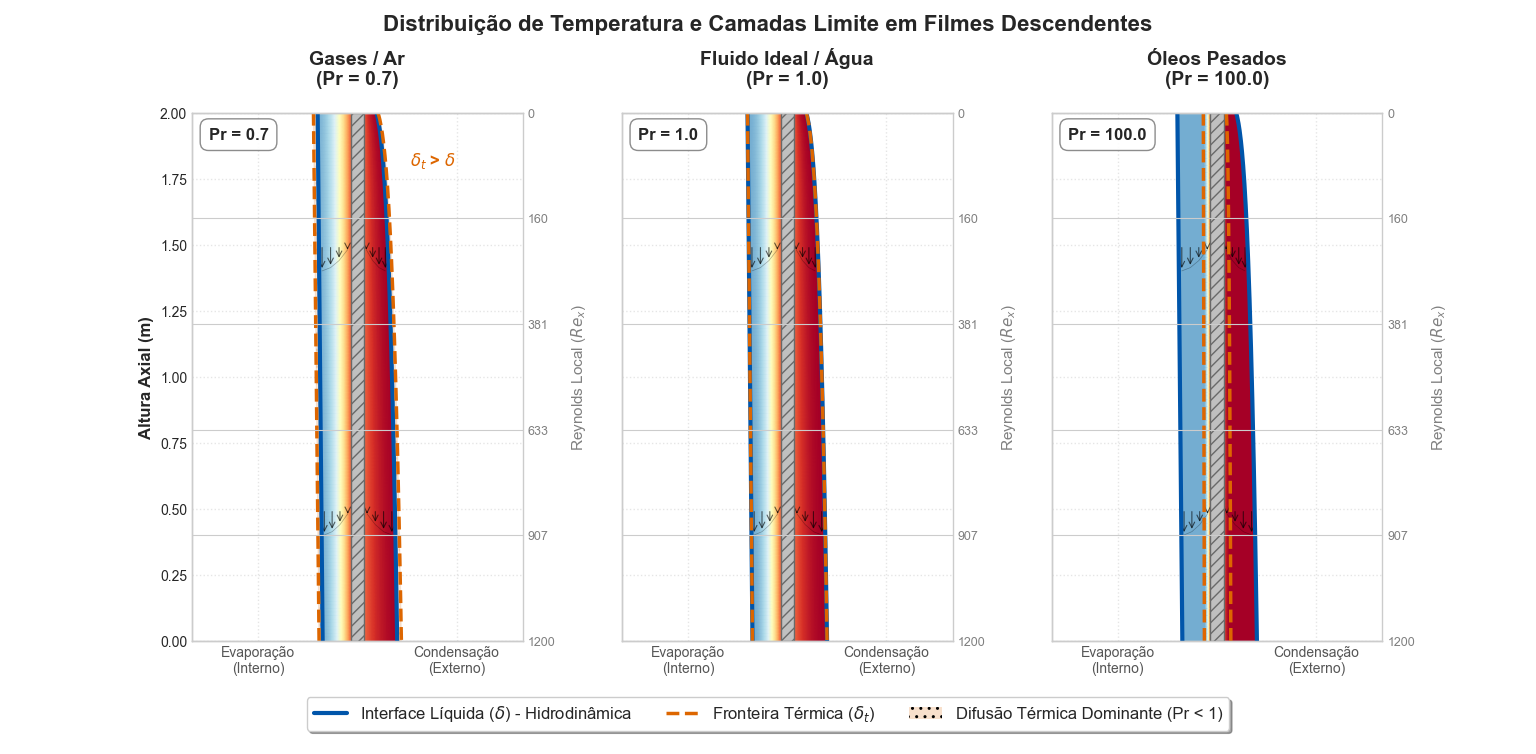

Reproduce this figure in Python.
# -*- coding: utf-8 -*-
"""
SIMULAÇÃO NUMÉRICA DE TRANSFERÊNCIA DE CALOR E MASSA EM FILMES DESCENDENTES

Assunto: Análise da influência do Número de Prandtl nos perfis de camada limite.
Referência Teórica: Fang, J., Li, K., & Diao, M. (2019). "Establishment of the falling film 
evaporation model and correlation of the overall heat transfer coefficient". 
Royal Society Open Science.

Descrição:
O presente algoritmo modela os perfis de temperatura e velocidade em um tubo de evaporação/condensação.
As equações de transporte (Nusselt para hidrodinâmica e correlações empíricas para térmica) são 
resolvidas para determinar as espessuras das camadas limite (delta e delta_t) e a distribuição
de temperatura bidimensional.
"""

import numpy as np
import matplotlib.pyplot as plt
from matplotlib.patches import Rectangle
from matplotlib.lines import Line2D

# Configuração de estilo gráfico para padrão de publicação
try:
    plt.style.use('seaborn-v0_8-whitegrid')
except OSError:
    plt.style.use('ggplot')

def executar_simulacao_academica():
    # ==========================================================================
    # 1. PARÂMETROS DE ENTRADA (CONDIÇÕES DE CONTORNO E PROPRIEDADES)
    # ==========================================================================
    # Geometria do evaporador (Conforme Tabela 2 - Fang et al., 2019)
    L = 2.0           # Comprimento do tubo [m]
    wall_w = 0.002    # Espessura da parede (aço inoxidável) [m]
    d_i = 0.020       # Diâmetro interno [m]
    
    # Propriedades termofísicas médias (Sistema Etanol-Água)
    k_liq = 0.45      # Condutividade térmica [W/m.K]
    
    # Temperaturas de operação
    T_steam = 390.0   # Vapor saturado (Lado do Casco) [K]
    T_feed = 350.0    # Alimentação líquida (Lado do Tubo) [K]

    # Paleta de cores (Padrão técnico: Azul=Líquido, Laranja=Térmico, Cinza=Sólido)
    COR_INTERFACE = '#0055AA'
    COR_TERMICA = '#DD6600'
    COR_PAREDE = '#C0C0C0'

    # Definição dos casos de estudo baseados na difusividade (Número de Prandtl)
    # Pr = (Difusividade de Momento) / (Difusividade Térmica)
    # ATUALIZAÇÃO: Último caso alterado para Pr = 100 (Óleos muito viscosos)
    cases = [
        {'pr': 0.7,   'title': 'Gases / Ar',           'sub': r'(Pr = 0.7)'},
        {'pr': 1.0,   'title': 'Fluido Ideal / Água', 'sub': r'(Pr = 1.0)'},
        {'pr': 100.0, 'title': 'Óleos Pesados',       'sub': r'(Pr = 100.0)'}
    ]

    # ==========================================================================
    # 2. MODELAGEM MATEMÁTICA (EQUAÇÕES CONSTITUTIVAS)
    # ==========================================================================

    def calc_h_laminar(Re_l, Re_v):
        """
        Cálculo do coeficiente de filme (h_i) para regime laminar.
        Equação 3.14 (Fang et al., 2019): Nu = 62.09 * Re_l^(-0.012) * Re_v^(0.34)
        """
        Nu = 62.09 * (Re_l**-0.01239) * (Re_v**0.3427)
        h = Nu * k_liq / d_i  # h [W/m²K]
        return h

    def get_film_thickness_condensing(y_norm):
        """
        Espessura do filme de condensado (Lado Externo).
        Modelo de Nusselt (Eq. 2.7): Crescimento proporcional a y^(1/4).
        """
        base_scaling = 0.005 # Fator de escala visual
        return base_scaling * (y_norm + 0.02)**0.25

    def get_film_thickness_evaporating(y_norm):
        """
        Espessura do filme de evaporação (Lado Interno).
        Modelo simplificado de redução de espessura por transferência de massa.
        """
        base_scaling = 0.005
        return np.maximum(base_scaling * (1.0 - 0.15 * y_norm), 0)

    def get_thermal_boundary_layer(delta_h, pr):
        """
        Espessura da Camada Limite Térmica (delta_t).
        Correlação de similaridade para escoamento laminar: delta_t ~ delta_h * Pr^(-1/3).
        """
        return delta_h * (pr**(-1.0/3.0))

    def calc_temperature_profile(dist_wall, delta_t, T_wall, T_free):
        """
        Perfil transversal de temperatura T(y).
        Baseado na Figura 6: Gradiente máximo na parede, decaindo quadraticamente.
        """
        if dist_wall > delta_t:
            return T_free 
        
        eta = dist_wall / delta_t
        # Aproximação polinomial para o perfil de temperatura convectivo
        return T_wall + (T_free - T_wall) * (1.0 - (1.0 - eta)**2)

    def draw_velocity_vectors(ax, y_pos, wall_x, thick, side):
        """
        Renderização dos vetores de velocidade (Perfil Parabólico de Poiseuille).
        """
        n_vectors = 4
        scale_factor = 0.10
        eta = np.linspace(0.1, 0.9, n_vectors)
        
        # Perfil u* = 2n - n^2 (Eq. 2.13 simplificada)
        u_profile = 2*eta - eta**2
        
        direction = 1 if side == 'right' else -1
        x_coords = wall_x + (eta * thick * direction)
        
        # Linha de perfil
        ax.plot(x_coords, np.full_like(x_coords, y_pos) - u_profile*scale_factor, 
                color='black', alpha=0.3, lw=0.5)
        
        # Vetores
        for i in range(n_vectors):
            ax.annotate('', 
                        xy=(x_coords[i], y_pos - u_profile[i]*scale_factor), 
                        xytext=(x_coords[i], y_pos),
                        arrowprops=dict(arrowstyle='->', color='black', alpha=0.6, lw=0.8))

    # ==========================================================================
    # 3. ROTINA DE CÁLCULO E GERAÇÃO GRÁFICA
    # ==========================================================================
    
    fig, axes = plt.subplots(1, 3, figsize=(18, 8), sharey=True)
    
    # Malha espacial
    ny, nx = 150, 60
    y_phys = np.linspace(L, 0, ny)       # Coordenada física (m)
    y_norm = np.linspace(0, 1, ny)       # Coordenada normalizada
    w = wall_w / 2                       

    # Parâmetros de referência (Regime Laminar, conforme validação Fig. 12)
    Re_liq_max = 1200   
    Re_vap = 20000      

    for ax, case in zip(axes, cases):
        pr = case['pr']
        
        # Cálculo de h para consistência física
        h_val = calc_h_laminar(Re_liq_max, Re_vap)
        
        # Arrays de armazenamento
        X_ext, Y_ext, T_ext = [], [], []
        X_int, Y_int, T_int = [], [], []
        bounds_ext_h, bounds_ext_t = [], []
        bounds_int_h, bounds_int_t = [], []
        
        # Loop espacial (Iteração ao longo do tubo)
        for i, y in enumerate(y_phys):
            yn = y_norm[i]
            
            # --- Lado Externo ---
            delta_h_ext = get_film_thickness_condensing(yn)
            delta_t_ext = get_thermal_boundary_layer(delta_h_ext, pr)
            
            # --- Lado Interno ---
            delta_h_int = get_film_thickness_evaporating(yn)
            delta_t_int = get_thermal_boundary_layer(delta_h_int, pr)
            
            # Fronteiras
            bounds_ext_h.append(w + delta_h_ext)
            bounds_ext_t.append(w + delta_t_ext)
            bounds_int_h.append(-w - delta_h_int)
            bounds_int_t.append(-w - delta_t_int)
            
            # Campo de Temperatura (Malha 2D)
            x_mesh_ext = np.linspace(w, w + delta_h_ext, nx)
            t_profile_ext = [calc_temperature_profile(x-w, delta_t_ext, T_steam-10, T_steam) for x in x_mesh_ext]
            X_ext.append(x_mesh_ext); Y_ext.append(np.full(nx, y)); T_ext.append(t_profile_ext)
            
            x_mesh_int = np.linspace(-w - delta_h_int, -w, nx)
            t_profile_int = [calc_temperature_profile(-w-x, delta_t_int, T_feed+30, T_feed) for x in x_mesh_int]
            X_int.append(x_mesh_int); Y_int.append(np.full(nx, y)); T_int.append(t_profile_int)

        # --- Plotagem ---

        # Mapa de Calor
        cmap = 'RdYlBu_r'
        ax.pcolormesh(np.array(X_ext), np.array(Y_ext), np.array(T_ext), cmap=cmap, shading='gouraud', vmin=340, vmax=390, alpha=0.9)
        ax.pcolormesh(np.array(X_int), np.array(Y_int), np.array(T_int), cmap=cmap, shading='gouraud', vmin=340, vmax=390, alpha=0.9)
        
        # Parede do Tubo
        ax.add_patch(Rectangle((-w, 0), 2*w, L, facecolor=COR_PAREDE, edgecolor='dimgray', hatch='///', zorder=5))
        
        # Linhas de Interface
        ax.plot(bounds_ext_h, y_phys, color=COR_INTERFACE, lw=3, zorder=10)
        ax.plot(bounds_int_h, y_phys, color=COR_INTERFACE, lw=3, zorder=10)
        
        # Linhas Térmicas
        ax.plot(bounds_ext_t, y_phys, color=COR_TERMICA, linestyle='--', lw=2.5, zorder=11)
        ax.plot(bounds_int_t, y_phys, color=COR_TERMICA, linestyle='--', lw=2.5, zorder=11)
        
        # Indicação de Extrapolação Térmica (Pr < 1)
        if pr < 1.0:
            ax.fill_betweenx(y_phys, bounds_ext_h, bounds_ext_t, color=COR_TERMICA, alpha=0.15, hatch='..', zorder=9)
            ax.fill_betweenx(y_phys, bounds_int_h, bounds_int_t, color=COR_TERMICA, alpha=0.15, hatch='..', zorder=9)
            if ax == axes[0]:
                ax.annotate(r'$\delta_t$ > $\delta$', xy=(0.008, 1.8), color=COR_TERMICA, fontweight='bold', fontsize=12)

        # Vetores de Velocidade
        for ay in [1.5, 0.5]:
            idx = (np.abs(y_phys - ay)).argmin()
            draw_velocity_vectors(ax, ay, w, bounds_ext_h[idx]-w, 'right')
            draw_velocity_vectors(ax, ay, -w, abs(bounds_int_h[idx]-(-w)), 'left')

        # Formatação
        ax.set_title(f"{case['title']}\n{case['sub']}", fontsize=14, fontweight='bold', pad=20)
        ax.set_xlim(-0.025, 0.025)
        ax.set_xticks([-0.015, 0, 0.015])
        ax.set_xticklabels(['Evaporação\n(Interno)', '', 'Condensação\n(Externo)'], fontsize=10, color='#555')
        
        if ax == axes[0]:
            ax.set_ylabel("Altura Axial (m)", fontsize=12, fontweight='bold')
        
        ax.grid(True, linestyle=':', linewidth=1, alpha=0.5)

        # Valor de Prandtl
        ax.text(0.05, 0.95, f"Pr = {pr}", transform=ax.transAxes, 
                fontsize=12, fontweight='bold', 
                bbox=dict(facecolor='white', edgecolor='gray', boxstyle='round,pad=0.5', alpha=0.9), zorder=20)

        # Eixo Secundário: Reynolds Local (Re_x ~ x^1.25)
        ax_re = ax.twinx()
        ax_re.set_ylim(0, L)
        y_ticks_re = np.linspace(L, 0, 6)
        re_vals = [int(Re_liq_max * (((L-y)/L)**1.25)) for y in y_ticks_re]
        
        ax_re.set_yticks(y_ticks_re)
        ax_re.set_yticklabels(re_vals, fontsize=9, color='gray')
        ax_re.set_ylabel(r"Reynolds Local ($Re_x$)", fontsize=11, color='gray', labelpad=10)
        ax_re.spines['right'].set_visible(False)
        ax_re.tick_params(axis='y', colors='gray')

    # Legenda Global
    legend_elements = [
        Line2D([0], [0], color=COR_INTERFACE, lw=3, label=r'Interface Líquida ($\delta$) - Hidrodinâmica'),
        Line2D([0], [0], color=COR_TERMICA, linestyle='--', lw=2.5, label=r'Fronteira Térmica ($\delta_t$)'),
        Rectangle((0,0),1,1, facecolor=COR_TERMICA, alpha=0.2, hatch='..', label='Difusão Térmica Dominante (Pr < 1)')
    ]
    fig.legend(handles=legend_elements, loc='lower center', ncol=3, fontsize=12, 
               bbox_to_anchor=(0.5, 0.02), frameon=True, fancybox=True, shadow=True)

    plt.suptitle("Distribuição de Temperatura e Camadas Limite em Filmes Descendentes", 
                 fontsize=16, fontweight='bold', y=0.98)
    plt.subplots_adjust(top=0.85, bottom=0.15, wspace=0.3)
    
    plt.savefig("simulacao_final_pr100.png", dpi=300, bbox_inches='tight')
    plt.show()

if __name__ == "__main__":
    executar_simulacao_academica()
